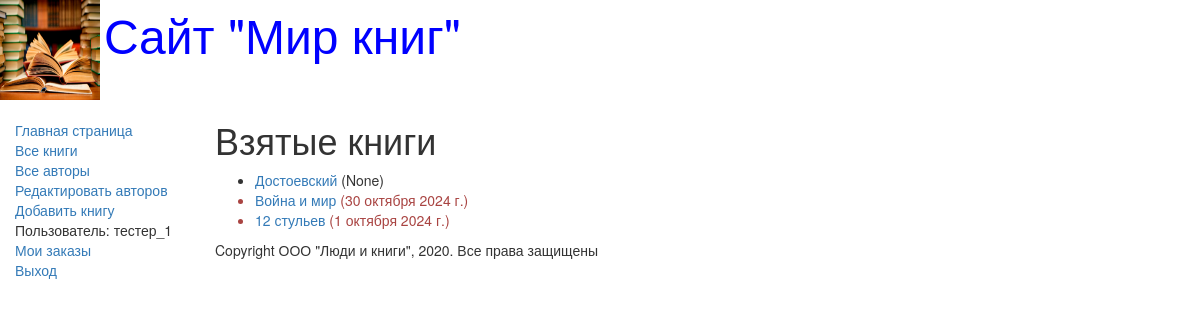
/mybooks/ (signed in), run on the app's committed database.
### catalog/models.py (models this page shows, shortened)
class BookInstance(models.Model):
    book = models.ForeignKey('Book', on_delete=models.CASCADE,
        null=True)
    inv_nom = models.CharField(max_length=20, null=True,
        help_text="Введите инвентарный номер экземпляра",
        verbose_name="Инвентарный номер")
    imprint = models.CharField(max_length=200,
        help_text="Введите издательство и год выпуска",
        verbose_name="Издательство")
    status = models.ForeignKey('Status', on_delete=models.CASCADE,
        null=True,
        help_text='Изменить состояние экземпляра',
        verbose_name="Статус экземпляра книги")
    due_back = models.DateField(null=True, blank=True,
        help_text="Введите конец срока статуса",
        verbose_name="Дата окончания статуса")
    borrower = models.ForeignKey(User, on_delete=models.SET_NULL,
        null=True, blank=True,
        verbose_name="Заказчик",
        help_text='Выберите заказчика книги')
    @property
    def is_overdue(self):
        if self.due_back and date.today() > self.due_back:
            return True
        return False

class Book(models.Model):
    title = models.CharField(max_length=200,
        help_text="Введите название книги",
        verbose_name="Название книги")
    genre = models.ForeignKey('Genre', on_delete=models.CASCADE,
        help_text=" Выберите жанр для книги",
        verbose_name="Жанр книги", null=True)
    language = models.ForeignKey('Language',
        on_delete=models.CASCADE,
        help_text="Выберите язык книги",
        verbose_name="Язык книги", null=True)
    author = models.ManyToManyField('Author',
        help_text="Выберите автора книги",
        verbose_name="Автор книги")
    summary = models.TextField(max_length=1000,
        help_text="Введите краткое описание книги",
        verbose_name="Аннотация книги")
    isbn = models.CharField(max_length=13,
        help_text="Должно содержать 13 символов",
        verbose_name="ISBN книги")
    def display_author(self):
        return ', '.join([author.last_name for author in self.author.all()])
    display_author.short_description = 'Авторы'

### catalog/views.py (the view)
# urls.py: re_path(r'^mybooks/$', views.LoanedBooksByUserListView.as_view(), name='my-borrowed'),
class LoanedBooksByUserListView(LoginRequiredMixin, generic.ListView):
   model = BookInstance
   template_name = 'catalog/bookinstance_list_borrowed_user.html'
   paginate_by = 10

### catalog/templates/catalog/bookinstance_list_Borrowed_user.html
{% extends "base_generic.html" %}
{% block content %}
    <h1>Взятые книги</h1>
    {% if bookinstance_list %}
    <ul>
     {% for bookinst in bookinstance_list %}
     <li class="{% if bookinst.is_overdue %} text-danger{% endif %}">
      <a href="{% url 'book-detail' bookinst.book.pk %}">
             {{bookinst.book.title}}</a>
         ({{ bookinst.due_back }})
     </li>
     {% endfor %}
    </ul>
    {% else %}
      <p>Нет книг со статусом В ЗАКАЗЕ.</p>
    {% endif %}
{% endblock %}

### catalog/templates/base_generic.html (shortened to what this page needs)
<!DOCTYPE html>
<html lang="en">
<head>
 <link rel="stylesheet"
 href="https://maxcdn.bootstrapcdn.com/bootstrap/3.3.7/css/bootstrap.min.css">
 {% load static %}
 <link rel="stylesheet" href="{% static 'css/styles.css' %}">
 {% block head %}
 <img src="{% static 'images/logotip.jpg' %}"
 style="width:100px; height:100px;" align="absmiddle">
 <font size=7, color="blue">Сайт "Мир книг"</font>
 {% endblock %}
</head>
<body>
 <div class="container-fluid">
 <div class="row">
 <div class="col-sm-2">
 {% block sidebar %}
 <ul class="sidebar-nav">
 <li><a href="{% url 'index' %}">Главная страница</a></li>
 <li><a href="{% url 'books' %}">Все книги</a></li>
 <li><a href="{% url 'authors' %}">Все авторы</a></li>
 <li><a href="{% url 'authors_add' %}">Редактировать авторов</a></li>
 <li><a href="{% url 'book_create' %}">Добавить книгу</a></li>
 {% if user.is_authenticated %}
 <li>Пользователь: {{ user.get_username }}</li>
 <li><a href="{% url 'my-borrowed' %}">Мои заказы</a></li>
 <li><a href="{% url 'logout'%}?next={{request.path}}">Выход</a></li>
 {% else %}
 <li><a href="{% url 'login'%}?next={{request.path}}">Вход</a></li>
 {% endif %}
 </ul>
 {% endblock %}
 </div>
 <div class="col-sm-10 ">
        {% block content %}{% endblock %}
        {% block footer %}
             {% block copyright %}
             <p>Copyright ООО "Люди и книги", 2020. Все права защищены</p>
             {% endblock %}
        {% endblock %}
        </div>
        </div>
    </div>
</body>
</html>

### catalog/static/css/styles.css (style rules this page uses)
.sidebar-nav { margin-top: 20px; padding: 0; list-style: none; }

### data on the page
BookInstance: book "Достоевский", due_back "None"
BookInstance: book "Война и мир", due_back "30 октября 2024 г."
BookInstance: book "12 стульев", due_back "1 октября 2024 г."

### other printed values
{{ user.get_username }} "тестер_1"
